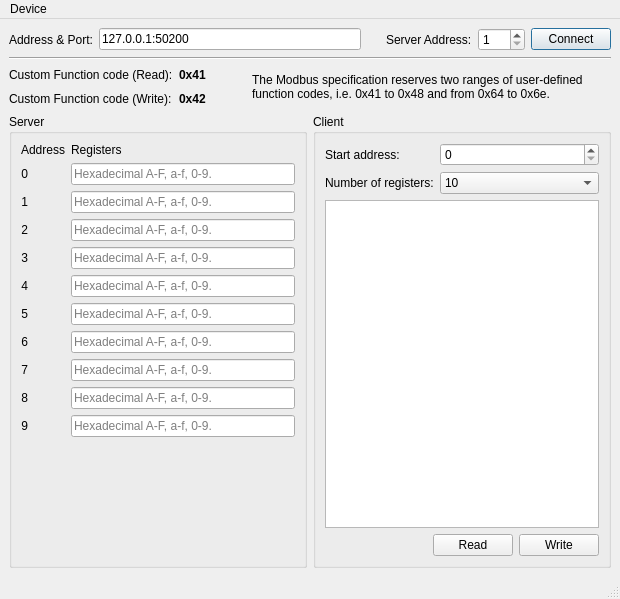
<?xml version="1.0" encoding="UTF-8"?>
<ui version="4.0">
 <class>MainWindow</class>
 <widget class="QMainWindow" name="MainWindow">
  <property name="geometry">
   <rect>
    <x>0</x>
    <y>0</y>
    <width>620</width>
    <height>599</height>
   </rect>
  </property>
  <property name="sizePolicy">
   <sizepolicy hsizetype="Preferred" vsizetype="Preferred">
    <horstretch>0</horstretch>
    <verstretch>0</verstretch>
   </sizepolicy>
  </property>
  <property name="windowTitle">
   <string>Modbus Custom</string>
  </property>
  <widget class="QWidget" name="centralwidget">
   <layout class="QGridLayout" name="gridLayout_3">
    <item row="0" column="0">
     <layout class="QGridLayout" name="gridLayout">
      <item row="0" column="0">
       <widget class="QLabel" name="label_4">
        <property name="text">
         <string>Address &amp; Port:</string>
        </property>
       </widget>
      </item>
      <item row="0" column="1">
       <widget class="QLineEdit" name="addressPort">
        <property name="sizePolicy">
         <sizepolicy hsizetype="MinimumExpanding" vsizetype="Fixed">
          <horstretch>0</horstretch>
          <verstretch>0</verstretch>
         </sizepolicy>
        </property>
        <property name="text">
         <string>127.0.0.1:50200</string>
        </property>
       </widget>
      </item>
      <item row="0" column="2">
       <spacer name="horizontalSpacer_2">
        <property name="orientation">
         <enum>Qt::Horizontal</enum>
        </property>
        <property name="sizeType">
         <enum>QSizePolicy::Maximum</enum>
        </property>
        <property name="sizeHint" stdset="0">
         <size>
          <width>13</width>
          <height>17</height>
         </size>
        </property>
       </spacer>
      </item>
      <item row="0" column="3">
       <widget class="QLabel" name="label_28">
        <property name="sizePolicy">
         <sizepolicy hsizetype="Maximum" vsizetype="Preferred">
          <horstretch>0</horstretch>
          <verstretch>0</verstretch>
         </sizepolicy>
        </property>
        <property name="text">
         <string>Server Address:</string>
        </property>
       </widget>
      </item>
      <item row="0" column="4">
       <widget class="QSpinBox" name="serverAddress">
        <property name="sizePolicy">
         <sizepolicy hsizetype="Maximum" vsizetype="Fixed">
          <horstretch>0</horstretch>
          <verstretch>0</verstretch>
         </sizepolicy>
        </property>
        <property name="minimum">
         <number>1</number>
        </property>
        <property name="maximum">
         <number>247</number>
        </property>
       </widget>
      </item>
      <item row="0" column="5">
       <widget class="QPushButton" name="connectButton">
        <property name="sizePolicy">
         <sizepolicy hsizetype="Maximum" vsizetype="Fixed">
          <horstretch>0</horstretch>
          <verstretch>0</verstretch>
         </sizepolicy>
        </property>
        <property name="text">
         <string>Connect</string>
        </property>
        <property name="checkable">
         <bool>false</bool>
        </property>
        <property name="autoDefault">
         <bool>false</bool>
        </property>
        <property name="default">
         <bool>true</bool>
        </property>
       </widget>
      </item>
      <item row="1" column="0" colspan="6">
       <widget class="Line" name="line">
        <property name="orientation">
         <enum>Qt::Horizontal</enum>
        </property>
       </widget>
      </item>
     </layout>
    </item>
    <item row="1" column="0">
     <layout class="QGridLayout" name="gridLayout_2">
      <item row="0" column="0">
       <widget class="QLabel" name="label">
        <property name="sizePolicy">
         <sizepolicy hsizetype="Maximum" vsizetype="Preferred">
          <horstretch>0</horstretch>
          <verstretch>0</verstretch>
         </sizepolicy>
        </property>
        <property name="text">
         <string>Custom Function code (Read):</string>
        </property>
       </widget>
      </item>
      <item row="0" column="1">
       <widget class="QLabel" name="label_9">
        <property name="font">
         <font>
          <bold>true</bold>
         </font>
        </property>
        <property name="text">
         <string>0x41</string>
        </property>
       </widget>
      </item>
      <item row="0" column="2" rowspan="2">
       <spacer name="horizontalSpacer">
        <property name="orientation">
         <enum>Qt::Horizontal</enum>
        </property>
        <property name="sizeType">
         <enum>QSizePolicy::Fixed</enum>
        </property>
        <property name="sizeHint" stdset="0">
         <size>
          <width>40</width>
          <height>20</height>
         </size>
        </property>
       </spacer>
      </item>
      <item row="0" column="3" rowspan="2">
       <widget class="QLabel" name="label_7">
        <property name="text">
         <string>The Modbus specification reserves two ranges of user-defined function codes, i.e. 0x41 to 0x48 and from 0x64 to 0x6e.</string>
        </property>
        <property name="wordWrap">
         <bool>true</bool>
        </property>
       </widget>
      </item>
      <item row="1" column="0">
       <widget class="QLabel" name="label_2">
        <property name="sizePolicy">
         <sizepolicy hsizetype="Maximum" vsizetype="Preferred">
          <horstretch>0</horstretch>
          <verstretch>0</verstretch>
         </sizepolicy>
        </property>
        <property name="text">
         <string>Custom Function code (Write):</string>
        </property>
       </widget>
      </item>
      <item row="1" column="1">
       <widget class="QLabel" name="label_10">
        <property name="sizePolicy">
         <sizepolicy hsizetype="Maximum" vsizetype="Preferred">
          <horstretch>0</horstretch>
          <verstretch>0</verstretch>
         </sizepolicy>
        </property>
        <property name="font">
         <font>
          <bold>true</bold>
         </font>
        </property>
        <property name="text">
         <string>0x42</string>
        </property>
       </widget>
      </item>
     </layout>
    </item>
    <item row="2" column="0">
     <layout class="QHBoxLayout" name="horizontalLayout_2">
      <item>
       <widget class="QGroupBox" name="server">
        <property name="title">
         <string>Server</string>
        </property>
        <layout class="QFormLayout" name="formLayout_2">
         <item row="0" column="0">
          <widget class="QLabel" name="address">
           <property name="sizePolicy">
            <sizepolicy hsizetype="Maximum" vsizetype="Preferred">
             <horstretch>0</horstretch>
             <verstretch>0</verstretch>
            </sizepolicy>
           </property>
           <property name="text">
            <string>Address</string>
           </property>
           <property name="alignment">
            <set>Qt::AlignRight|Qt::AlignTrailing|Qt::AlignVCenter</set>
           </property>
          </widget>
         </item>
         <item row="0" column="1">
          <widget class="QLabel" name="label_3">
           <property name="text">
            <string>Registers</string>
           </property>
          </widget>
         </item>
         <item row="1" column="0">
          <widget class="QLabel" name="label_21">
           <property name="text">
            <string>0</string>
           </property>
           <property name="alignment">
            <set>Qt::AlignRight|Qt::AlignTrailing|Qt::AlignVCenter</set>
           </property>
          </widget>
         </item>
         <item row="1" column="1">
          <widget class="QLineEdit" name="register_0">
           <property name="maxLength">
            <number>32767</number>
           </property>
           <property name="placeholderText">
            <string>Hexadecimal A-F, a-f, 0-9.</string>
           </property>
          </widget>
         </item>
         <item row="2" column="0">
          <widget class="QLabel" name="label_22">
           <property name="text">
            <string>1</string>
           </property>
           <property name="alignment">
            <set>Qt::AlignRight|Qt::AlignTrailing|Qt::AlignVCenter</set>
           </property>
          </widget>
         </item>
         <item row="2" column="1">
          <widget class="QLineEdit" name="register_1">
           <property name="maxLength">
            <number>32767</number>
           </property>
           <property name="placeholderText">
            <string>Hexadecimal A-F, a-f, 0-9.</string>
           </property>
          </widget>
         </item>
         <item row="3" column="0">
          <widget class="QLabel" name="label_23">
           <property name="text">
            <string>2</string>
           </property>
           <property name="alignment">
            <set>Qt::AlignRight|Qt::AlignTrailing|Qt::AlignVCenter</set>
           </property>
          </widget>
         </item>
         <item row="3" column="1">
          <widget class="QLineEdit" name="register_2">
           <property name="maxLength">
            <number>32767</number>
           </property>
           <property name="placeholderText">
            <string>Hexadecimal A-F, a-f, 0-9.</string>
           </property>
          </widget>
         </item>
         <item row="4" column="0">
          <widget class="QLabel" name="label_11">
           <property name="text">
            <string>3</string>
           </property>
           <property name="alignment">
            <set>Qt::AlignRight|Qt::AlignTrailing|Qt::AlignVCenter</set>
           </property>
          </widget>
         </item>
         <item row="4" column="1">
          <widget class="QLineEdit" name="register_3">
           <property name="maxLength">
            <number>32767</number>
           </property>
           <property name="placeholderText">
            <string>Hexadecimal A-F, a-f, 0-9.</string>
           </property>
          </widget>
         </item>
         <item row="5" column="0">
          <widget class="QLabel" name="label_8">
           <property name="text">
            <string>4</string>
           </property>
           <property name="alignment">
            <set>Qt::AlignRight|Qt::AlignTrailing|Qt::AlignVCenter</set>
           </property>
          </widget>
         </item>
         <item row="5" column="1">
          <widget class="QLineEdit" name="register_4">
           <property name="maxLength">
            <number>32767</number>
           </property>
           <property name="placeholderText">
            <string>Hexadecimal A-F, a-f, 0-9.</string>
           </property>
          </widget>
         </item>
         <item row="6" column="0">
          <widget class="QLabel" name="label_12">
           <property name="text">
            <string>5</string>
           </property>
           <property name="alignment">
            <set>Qt::AlignRight|Qt::AlignTrailing|Qt::AlignVCenter</set>
           </property>
          </widget>
         </item>
         <item row="6" column="1">
          <widget class="QLineEdit" name="register_5">
           <property name="maxLength">
            <number>32767</number>
           </property>
           <property name="placeholderText">
            <string>Hexadecimal A-F, a-f, 0-9.</string>
           </property>
          </widget>
         </item>
         <item row="7" column="0">
          <widget class="QLabel" name="label_13">
           <property name="text">
            <string>6</string>
           </property>
           <property name="alignment">
            <set>Qt::AlignRight|Qt::AlignTrailing|Qt::AlignVCenter</set>
           </property>
          </widget>
         </item>
         <item row="7" column="1">
          <widget class="QLineEdit" name="register_6">
           <property name="maxLength">
            <number>32767</number>
           </property>
           <property name="placeholderText">
            <string>Hexadecimal A-F, a-f, 0-9.</string>
           </property>
          </widget>
         </item>
         <item row="8" column="0">
          <widget class="QLabel" name="label_14">
           <property name="text">
            <string>7</string>
           </property>
           <property name="alignment">
            <set>Qt::AlignRight|Qt::AlignTrailing|Qt::AlignVCenter</set>
           </property>
          </widget>
         </item>
         <item row="8" column="1">
          <widget class="QLineEdit" name="register_7">
           <property name="maxLength">
            <number>32767</number>
           </property>
           <property name="placeholderText">
            <string>Hexadecimal A-F, a-f, 0-9.</string>
           </property>
          </widget>
         </item>
         <item row="9" column="0">
          <widget class="QLabel" name="label_15">
           <property name="text">
            <string>8</string>
           </property>
           <property name="alignment">
            <set>Qt::AlignRight|Qt::AlignTrailing|Qt::AlignVCenter</set>
           </property>
          </widget>
         </item>
         <item row="9" column="1">
          <widget class="QLineEdit" name="register_8">
           <property name="maxLength">
            <number>32767</number>
           </property>
           <property name="placeholderText">
            <string>Hexadecimal A-F, a-f, 0-9.</string>
           </property>
          </widget>
         </item>
         <item row="10" column="0">
          <widget class="QLabel" name="label_16">
           <property name="text">
            <string>9</string>
           </property>
           <property name="alignment">
            <set>Qt::AlignRight|Qt::AlignTrailing|Qt::AlignVCenter</set>
           </property>
          </widget>
         </item>
         <item row="10" column="1">
          <widget class="QLineEdit" name="register_9">
           <property name="maxLength">
            <number>32767</number>
           </property>
           <property name="placeholderText">
            <string>Hexadecimal A-F, a-f, 0-9.</string>
           </property>
          </widget>
         </item>
        </layout>
       </widget>
      </item>
      <item>
       <widget class="QGroupBox" name="groupBox">
        <property name="title">
         <string>Client</string>
        </property>
        <layout class="QFormLayout" name="formLayout">
         <item row="0" column="0">
          <widget class="QLabel" name="label_5">
           <property name="text">
            <string>Start address:</string>
           </property>
          </widget>
         </item>
         <item row="0" column="1">
          <widget class="QSpinBox" name="startAddress">
           <property name="maximum">
            <number>9</number>
           </property>
          </widget>
         </item>
         <item row="1" column="0">
          <widget class="QLabel" name="label_6">
           <property name="text">
            <string>Number of registers:</string>
           </property>
          </widget>
         </item>
         <item row="1" column="1">
          <widget class="QComboBox" name="numberOfRegisters">
           <property name="currentIndex">
            <number>9</number>
           </property>
           <item>
            <property name="text">
             <string>1</string>
            </property>
           </item>
           <item>
            <property name="text">
             <string>2</string>
            </property>
           </item>
           <item>
            <property name="text">
             <string>3</string>
            </property>
           </item>
           <item>
            <property name="text">
             <string>4</string>
            </property>
           </item>
           <item>
            <property name="text">
             <string>5</string>
            </property>
           </item>
           <item>
            <property name="text">
             <string>6</string>
            </property>
           </item>
           <item>
            <property name="text">
             <string>7</string>
            </property>
           </item>
           <item>
            <property name="text">
             <string>8</string>
            </property>
           </item>
           <item>
            <property name="text">
             <string>9</string>
            </property>
           </item>
           <item>
            <property name="text">
             <string>10</string>
            </property>
           </item>
          </widget>
         </item>
         <item row="2" column="0" colspan="2">
          <widget class="QTreeView" name="registersTable">
           <property name="showDropIndicator" stdset="0">
            <bool>true</bool>
           </property>
           <property name="alternatingRowColors">
            <bool>true</bool>
           </property>
           <property name="rootIsDecorated">
            <bool>false</bool>
           </property>
           <property name="uniformRowHeights">
            <bool>true</bool>
           </property>
           <property name="itemsExpandable">
            <bool>false</bool>
           </property>
           <property name="expandsOnDoubleClick">
            <bool>false</bool>
           </property>
           <attribute name="headerVisible">
            <bool>true</bool>
           </attribute>
          </widget>
         </item>
         <item row="3" column="0" colspan="2">
          <layout class="QHBoxLayout" name="horizontalLayout">
           <item>
            <spacer name="horizontalSpacer_3">
             <property name="orientation">
              <enum>Qt::Horizontal</enum>
             </property>
             <property name="sizeHint" stdset="0">
              <size>
               <width>13</width>
               <height>17</height>
              </size>
             </property>
            </spacer>
           </item>
           <item>
            <widget class="QPushButton" name="readButton">
             <property name="sizePolicy">
              <sizepolicy hsizetype="Maximum" vsizetype="Fixed">
               <horstretch>0</horstretch>
               <verstretch>0</verstretch>
              </sizepolicy>
             </property>
             <property name="text">
              <string>Read</string>
             </property>
            </widget>
           </item>
           <item>
            <widget class="QPushButton" name="writeButton">
             <property name="text">
              <string>Write</string>
             </property>
            </widget>
           </item>
          </layout>
         </item>
        </layout>
       </widget>
      </item>
     </layout>
    </item>
   </layout>
  </widget>
  <widget class="QMenuBar" name="menubar">
   <property name="geometry">
    <rect>
     <x>0</x>
     <y>0</y>
     <width>620</width>
     <height>25</height>
    </rect>
   </property>
   <widget class="QMenu" name="menuDevice">
    <property name="title">
     <string>Device</string>
    </property>
    <addaction name="actionConnect"/>
    <addaction name="actionDisconnect"/>
    <addaction name="separator"/>
    <addaction name="actionExit"/>
   </widget>
   <addaction name="menuDevice"/>
  </widget>
  <widget class="QStatusBar" name="statusbar"/>
  <action name="actionExit">
   <property name="text">
    <string>Quit</string>
   </property>
  </action>
  <action name="actionConnect">
   <property name="enabled">
    <bool>true</bool>
   </property>
   <property name="icon">
    <iconset resource="images.qrc">
     <normaloff>:/images/connect.png</normaloff>:/images/connect.png</iconset>
   </property>
   <property name="text">
    <string>Connect</string>
   </property>
  </action>
  <action name="actionDisconnect">
   <property name="enabled">
    <bool>false</bool>
   </property>
   <property name="icon">
    <iconset resource="images.qrc">
     <normaloff>:/images/disconnect.png</normaloff>:/images/disconnect.png</iconset>
   </property>
   <property name="text">
    <string>Disconnect</string>
   </property>
  </action>
 </widget>
 <resources>
  <include location="images.qrc"/>
 </resources>
 <connections/>
</ui>
